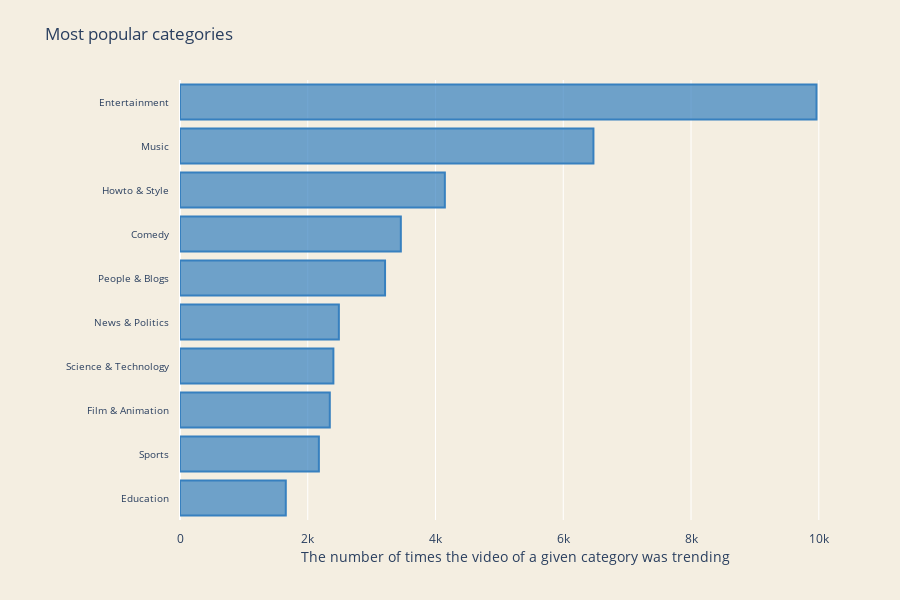

Notebook code for this chart:
### Markdown cell above
### 2.4. Variety of topics
<a id="variety_of_topics"></a>

### Code cell
max_title_length = 30
number_of_creators = 10

top_creators = us_videos.groupby(['category'])['category'].agg(code_count= len).sort_values(
    "code_count", ascending=False
).head(number_of_creators).reset_index()

trace1 = go.Bar(
    y = [(x if len(x) <= max_title_length else x[:max_title_length] + "...") for x in top_creators.category.values][::-1],
    x = top_creators['code_count'].tolist()[::-1],
    name = "Top categories",
    orientation = 'h',
    marker=dict(
        color='rgba(55, 128, 191, 0.7)',
        line=dict(
            color='rgba(55, 128, 191, 1.0)',
            width=2,
        )
    ),
)

data = [trace1]

layout = go.Layout(
    title = 'Most popular categories',
    width=900,
    height=600,
    margin=go.Margin(
        l=180,
        r=50,
        b=80,
        t=80,
        pad=10
    ),
    paper_bgcolor='rgb(244, 238, 225)',
    plot_bgcolor='rgb(244, 238, 225)',
    yaxis = dict(
        anchor = 'x',
        rangemode='tozero',
        tickfont=dict(
            size=10
        ),
        ticklen=1
    ), 
    xaxis = dict(
        title= 'The number of times the video of a given category was trending',
        anchor = 'x',
        rangemode='tozero'
    ), 
    legend=dict(x=0.6, y=0.07)
)

fig = go.Figure(data=data, layout=layout)
py.iplot(fig)

### Figure 1 — Plotly figure (JSON) as saved in the notebook; plotly's stock layout.template omitted (floating-point values rounded to 4 significant figures)
{"data": [{"marker": {"color": "rgba(55, 128, 191, 0.7)", "line": {"color": "rgba(55, 128, 191, 1.0)", "width": 2}}, "name": "Top categories", "orientation": "h", "type": "bar", "x": [1656, 2174, 2345, 2401, 2487, 3210, 3457, 4146, 6472, 9964], "y": ["Education", "Sports", "Film & Animation", "Science & Technology", "News & Politics", "People & Blogs", "Comedy", "Howto & Style", "Music", "Entertainment"]}], "layout": {"height": 600, "legend": {"x": 0.6, "y": 0.07}, "margin": {"b": 80, "l": 180, "pad": 10, "r": 50, "t": 80}, "paper_bgcolor": "rgb(244, 238, 225)", "plot_bgcolor": "rgb(244, 238, 225)", "title": {"text": "Most popular categories"}, "width": 900, "xaxis": {"anchor": "x", "rangemode": "tozero", "title": {"text": "The number of times the video of a given category was trending"}}, "yaxis": {"anchor": "x", "rangemode": "tozero", "tickfont": {"size": 10}, "ticklen": 1}}}
